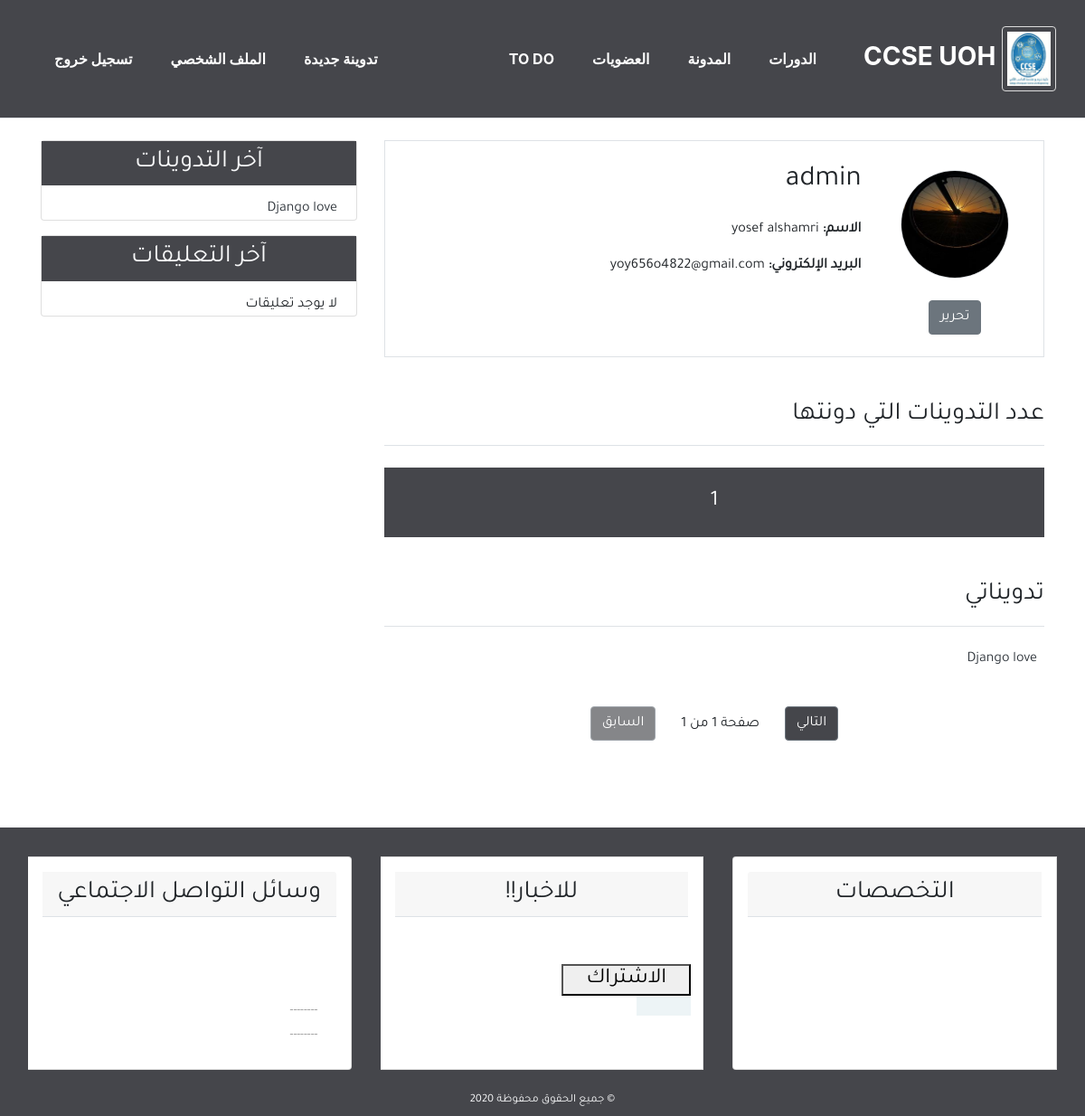
The page /profile/ (signed in) on the database as committed earlier.
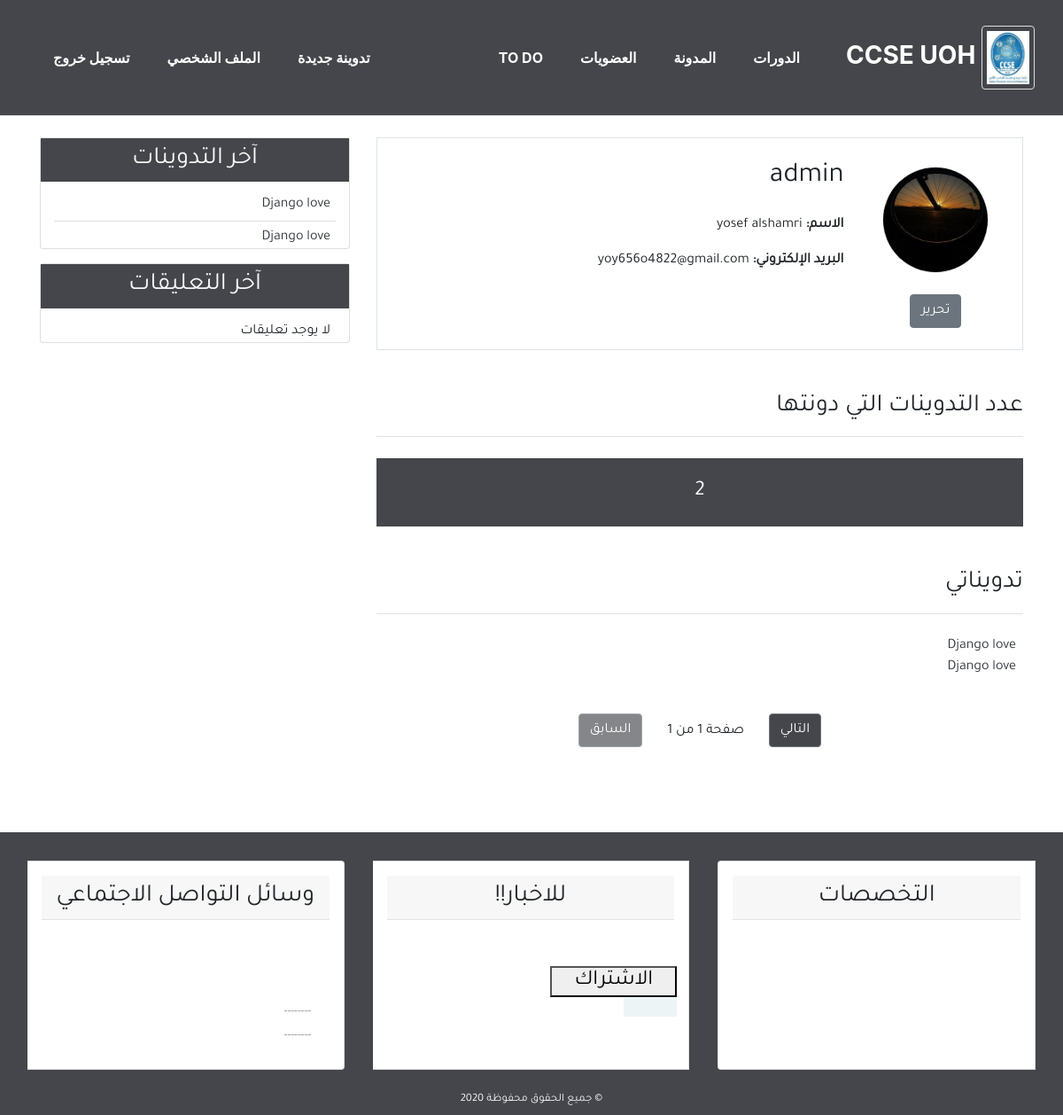
The same page on the database as committed later.
### blog/models.py (models this page shows, shortened)
class Post(models.Model):
    title = models.CharField(max_length=100)
    content = models.TextField()
    post_date = models.DateTimeField(default=timezone.now)
    post_update = models.DateTimeField(auto_now=True)
    author = models.ForeignKey(User, on_delete=models.CASCADE)
    class Meta:
        ordering = ('-post_date', )

### user/views.py (the view)
# urls.py: path('profile/', profile_view, name='profile'),
@login_required(login_url='login')
def profile(request):
    posts = Post.objects.filter(author=request.user)
    post_list = Post.objects.filter(author=request.user)
    paginator = Paginator(post_list, 10)
    page = request.GET.get('page')
    try:
        post_list = paginator.page(page)
    except PageNotAnInteger:
        post_list = paginator.page(1)
    except EmptyPage:
        post_list = paginator.page(paginator.num_page)
    return render(request, 'user/profile.html', {
        'title': 'الملف الشخصي',
        'posts': posts,
        'page': page,
        'post_list': post_list,
    })

### blog/templatetags/post_tag.py (called while the page is built)
@register.inclusion_tag('blog/latest_posts.html')
def latest_posts():
    context = {
        'l_posts': Post.objects.all()[0:5],
    }
    return context

@register.inclusion_tag('blog/latest_comments.html')
def latest_comments():
    context = {
        'l_comments': Comment.objects.filter(active=True)[:5],
    }
    return context

### user/templates/user/profile.html (shortened to what this page needs)
{% extends 'blog/base.html' %}
{% block content %}
<div class="border p-4 mb-5">
    <div class="row">
        <div class="col-md-3 text-center">
            <img class="img-fluid rounded-circle border m-2" style="width: 120px; height:120px;"
                src="{{user.profile.image.url}}" alt="{{user.username}}">
            <div class="mt-3">
                <a class="btn btn-secondary bg -secondary" href="{% url 'profile_update' %}"> تحرير</a>
            </div>
        </div>
        <div class="col-md-9">
            <h2 class="mb-4">{{user.username}}</h2>
            <p class="font-weight-bold">الاسم: <span class="font-weight-normal">{{user.first_name}}
                    {{user.last_name}}</span></p>
            <p class="font-weight-bold">البريد الإلكتروني: <span class="font-weight-normal">{{user.email}}</span></p>
        </div>
    </div>
</div>
<div class="row mb-5">
    <div class="col-md">
        <h3 class="border-bottom pb-3 mb-4">عدد التدوينات التي دونتها</h3>
        <h4 class="bg-secondary text-center p-4 text-light">
            {{posts.count}}
        </h4>
        <h3 class="border-bottom mb-4 pb-3 mt-5">تدويناتي</h3>
        {% for post in post_list %}
        <ul class="pr-2">
            <a class="text-dark" href="{% url 'detail' post.id %}">{{post.title}}</a>
        </ul>
        {% empty %}
        <h4 class="text-center mb-5">لا يوجد تدوينات</h4>
        {% endfor %}
        {% include 'blog/pagination.html' with page=post_list %}
    </div>
</div>
{% endblock content %}

### blog/templates/blog/latest_posts.html
<ul class="list-group-flush latest-post">
    {% for post in l_posts %}
    <li class="list-group-item latest-post-item">
        <a class="text-dark" href="{% url 'detail' post.id %}">{{post.title}}</a>
    </li>
    {% empty %}
    <li class="list-group-item latest-post-item">لا يوجد تدوينات</li>
    {% endfor %}
</ul>

Rows that differ between the two databases and show on the page:
added Post: title "Django love"
Other text that changed with them:
{{ posts.count }}: "1" → "2"
